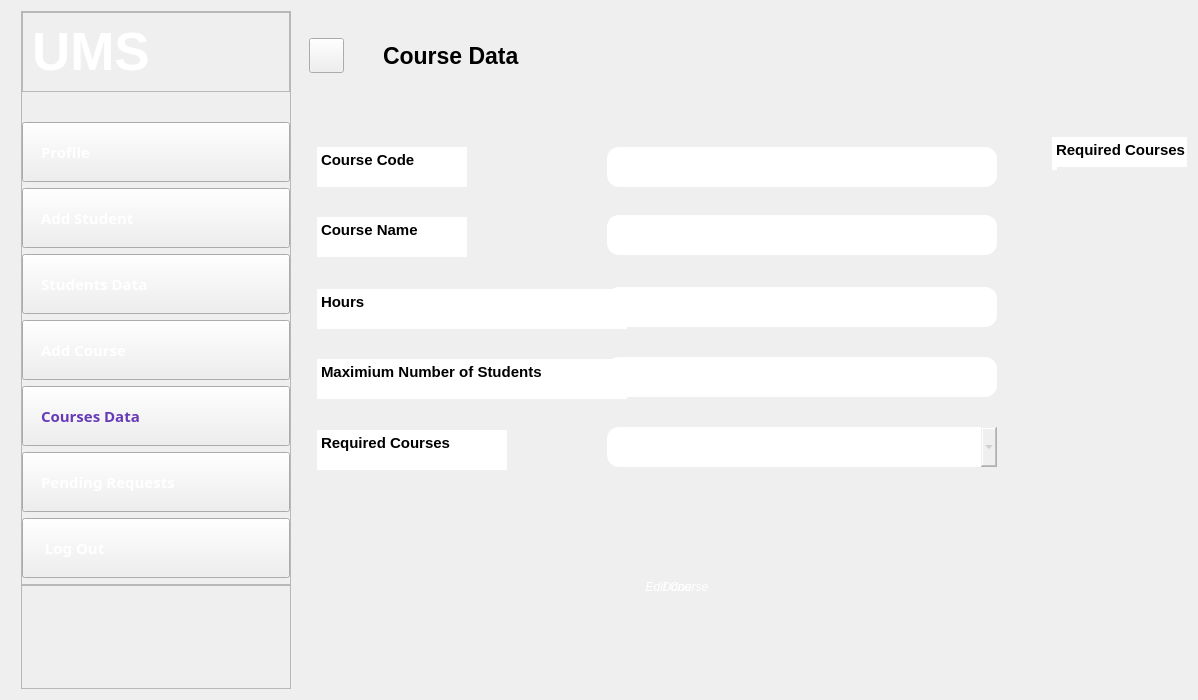
<?xml version="1.0" encoding="UTF-8"?>
<ui version="4.0">
 <class>Course_Data</class>
 <widget class="QDialog" name="Course_Data">
  <property name="geometry">
   <rect>
    <x>0</x>
    <y>0</y>
    <width>1198</width>
    <height>700</height>
   </rect>
  </property>
  <property name="minimumSize">
   <size>
    <width>1198</width>
    <height>700</height>
   </size>
  </property>
  <property name="maximumSize">
   <size>
    <width>1198</width>
    <height>700</height>
   </size>
  </property>
  <property name="windowTitle">
   <string>Dialog</string>
  </property>
  <property name="styleSheet">
   <string notr="true">border-image: url(white.png);</string>
  </property>
  <layout class="QHBoxLayout" name="horizontalLayout">
   <item>
    <widget class="QWidget" name="leftMenu" native="true">
     <property name="minimumSize">
      <size>
       <width>280</width>
       <height>0</height>
      </size>
     </property>
     <property name="maximumSize">
      <size>
       <width>270</width>
       <height>678</height>
      </size>
     </property>
     <property name="styleSheet">
      <string notr="true">border-image:url(&quot;22.png&quot;);</string>
     </property>
     <layout class="QVBoxLayout" name="verticalLayout_24">
      <property name="leftMargin">
       <number>10</number>
      </property>
      <property name="topMargin">
       <number>0</number>
      </property>
      <property name="rightMargin">
       <number>0</number>
      </property>
      <property name="bottomMargin">
       <number>0</number>
      </property>
      <item>
       <widget class="QFrame" name="frame_19">
        <property name="frameShape">
         <enum>QFrame::StyledPanel</enum>
        </property>
        <property name="frameShadow">
         <enum>QFrame::Raised</enum>
        </property>
        <layout class="QVBoxLayout" name="verticalLayout_25">
         <property name="leftMargin">
          <number>0</number>
         </property>
         <property name="topMargin">
          <number>0</number>
         </property>
         <property name="rightMargin">
          <number>0</number>
         </property>
         <property name="bottomMargin">
          <number>0</number>
         </property>
         <item alignment="Qt::AlignTop">
          <widget class="QFrame" name="frame_20">
           <property name="styleSheet">
            <string notr="true">border-image:url(&quot;C:/Users/Hema/Desktop/Project/22.png&quot;);</string>
           </property>
           <property name="frameShape">
            <enum>QFrame::StyledPanel</enum>
           </property>
           <property name="frameShadow">
            <enum>QFrame::Raised</enum>
           </property>
           <layout class="QHBoxLayout" name="horizontalLayout_17">
            <item>
             <widget class="QLabel" name="label_10">
              <property name="font">
               <font>
                <family>Tahoma</family>
                <pointsize>40</pointsize>
                <italic>false</italic>
                <bold>true</bold>
               </font>
              </property>
              <property name="styleSheet">
               <string notr="true">COLOR:rgb(255, 255, 255);
font: 700 40pt &quot;Tahoma&quot;;</string>
              </property>
              <property name="text">
               <string>UMS</string>
              </property>
             </widget>
            </item>
            <item>
             <widget class="QPushButton" name="pushButton_39">
              <property name="maximumSize">
               <size>
                <width>35</width>
                <height>35</height>
               </size>
              </property>
              <property name="cursor">
               <cursorShape>PointingHandCursor</cursorShape>
              </property>
              <property name="styleSheet">
               <string notr="true">border-image:url(close.png);
border-radius:17px;</string>
              </property>
              <property name="text">
               <string/>
              </property>
              <property name="iconSize">
               <size>
                <width>20</width>
                <height>20</height>
               </size>
              </property>
             </widget>
            </item>
           </layout>
          </widget>
         </item>
         <item>
          <widget class="QPushButton" name="pushButton_40">
           <property name="minimumSize">
            <size>
             <width>0</width>
             <height>0</height>
            </size>
           </property>
           <property name="font">
            <font>
             <family>Arial Black</family>
             <pointsize>11</pointsize>
             <italic>false</italic>
             <bold>true</bold>
            </font>
           </property>
           <property name="cursor">
            <cursorShape>PointingHandCursor</cursorShape>
           </property>
           <property name="styleSheet">
            <string notr="true">*{padding:18px;
text-align:left;
font: 900 11pt &quot;Arial Black&quot;;
color:rgb(255, 255, 255);
}

#pushButton_40::hover{
border-image: url(white.png);
color:rgb(103,58,183);
}</string>
           </property>
           <property name="text">
            <string>Profile</string>
           </property>
          </widget>
         </item>
         <item>
          <widget class="QPushButton" name="pushButton_41">
           <property name="font">
            <font>
             <family>Arial Black</family>
             <pointsize>11</pointsize>
             <italic>false</italic>
             <bold>true</bold>
            </font>
           </property>
           <property name="cursor">
            <cursorShape>PointingHandCursor</cursorShape>
           </property>
           <property name="styleSheet">
            <string notr="true">*{padding:18px;
text-align:left;
font: 900 11pt &quot;Arial Black&quot;;
color:rgb(255, 255, 255);
}

#pushButton_41::hover{
border-image: url(white.png);
color:rgb(103,58,183);
}</string>
           </property>
           <property name="text">
            <string>Add Student</string>
           </property>
          </widget>
         </item>
         <item>
          <widget class="QPushButton" name="pushButton_43">
           <property name="font">
            <font>
             <family>Arial Black</family>
             <pointsize>11</pointsize>
             <italic>false</italic>
             <bold>true</bold>
            </font>
           </property>
           <property name="cursor">
            <cursorShape>PointingHandCursor</cursorShape>
           </property>
           <property name="styleSheet">
            <string notr="true">*{padding:18px;
text-align:left;
font: 900 11pt &quot;Arial Black&quot;;
color:rgb(255, 255, 255);
}

#pushButton_43::hover{
border-image: url(white.png);
color:rgb(103,58,183);
}</string>
           </property>
           <property name="text">
            <string>Students Data</string>
           </property>
          </widget>
         </item>
         <item>
          <widget class="QPushButton" name="pushButton_42">
           <property name="font">
            <font>
             <family>Arial Black</family>
             <pointsize>11</pointsize>
             <italic>false</italic>
             <bold>true</bold>
            </font>
           </property>
           <property name="cursor">
            <cursorShape>PointingHandCursor</cursorShape>
           </property>
           <property name="styleSheet">
            <string notr="true">*{padding:18px;
text-align:left;
font: 900 11pt &quot;Arial Black&quot;;
color:rgb(255, 255, 255);
}

#pushButton_42::hover{
border-image: url(white.png);
color:rgb(103,58,183);
}</string>
           </property>
           <property name="text">
            <string>Add Course</string>
           </property>
          </widget>
         </item>
         <item>
          <widget class="QPushButton" name="pushButton_47">
           <property name="font">
            <font>
             <family>Arial Black</family>
             <pointsize>11</pointsize>
             <italic>false</italic>
             <bold>true</bold>
            </font>
           </property>
           <property name="cursor">
            <cursorShape>PointingHandCursor</cursorShape>
           </property>
           <property name="styleSheet">
            <string notr="true">border-image: url(white.png);
padding:18px;
font: 900 11pt &quot;Arial Black&quot;;
text-align:left;
color:rgb(103,58,183);</string>
           </property>
           <property name="text">
            <string>Courses Data</string>
           </property>
          </widget>
         </item>
         <item>
          <widget class="QPushButton" name="pushButton_46">
           <property name="font">
            <font>
             <family>Arial Black</family>
             <pointsize>11</pointsize>
             <italic>false</italic>
             <bold>true</bold>
            </font>
           </property>
           <property name="cursor">
            <cursorShape>PointingHandCursor</cursorShape>
           </property>
           <property name="styleSheet">
            <string notr="true">*{padding:18px;
text-align:left;
font: 900 11pt &quot;Arial Black&quot;;
color:rgb(255, 255, 255);
}

#pushButton_46::hover{
border-image: url(white.png);
color:rgb(103,58,183);
}</string>
           </property>
           <property name="text">
            <string>Pending Requests</string>
           </property>
          </widget>
         </item>
         <item>
          <widget class="QPushButton" name="pushButton_44">
           <property name="font">
            <font>
             <family>Arial Black</family>
             <pointsize>11</pointsize>
             <italic>false</italic>
             <bold>true</bold>
            </font>
           </property>
           <property name="cursor">
            <cursorShape>PointingHandCursor</cursorShape>
           </property>
           <property name="styleSheet">
            <string notr="true">*{padding:18px;
text-align:left;
font: 900 11pt &quot;Arial Black&quot;;
color:rgb(255, 255, 255);
}

#pushButton_44::hover{
border-image: url(white.png);
color:rgb(103,58,183);
}</string>
           </property>
           <property name="text">
            <string> Log Out</string>
           </property>
          </widget>
         </item>
         <item alignment="Qt::AlignTop">
          <widget class="QFrame" name="frame_21">
           <property name="sizePolicy">
            <sizepolicy hsizetype="Preferred" vsizetype="Expanding">
             <horstretch>0</horstretch>
             <verstretch>0</verstretch>
            </sizepolicy>
           </property>
           <property name="frameShape">
            <enum>QFrame::StyledPanel</enum>
           </property>
           <property name="frameShadow">
            <enum>QFrame::Raised</enum>
           </property>
           <layout class="QVBoxLayout" name="verticalLayout_26">
            <property name="spacing">
             <number>9</number>
            </property>
            <property name="leftMargin">
             <number>0</number>
            </property>
            <property name="topMargin">
             <number>0</number>
            </property>
            <property name="rightMargin">
             <number>0</number>
            </property>
            <property name="bottomMargin">
             <number>0</number>
            </property>
           </layout>
          </widget>
         </item>
        </layout>
       </widget>
      </item>
     </layout>
    </widget>
   </item>
   <item>
    <widget class="QWidget" name="mainBody" native="true">
     <property name="minimumSize">
      <size>
       <width>0</width>
       <height>0</height>
      </size>
     </property>
     <property name="styleSheet">
      <string notr="true"/>
     </property>
     <layout class="QVBoxLayout" name="verticalLayout_27">
      <property name="leftMargin">
       <number>0</number>
      </property>
      <property name="topMargin">
       <number>0</number>
      </property>
      <property name="rightMargin">
       <number>0</number>
      </property>
      <property name="bottomMargin">
       <number>0</number>
      </property>
      <item>
       <widget class="QWidget" name="HeaderFrame_6" native="true">
        <property name="maximumSize">
         <size>
          <width>16777215</width>
          <height>90</height>
         </size>
        </property>
        <layout class="QHBoxLayout" name="horizontalLayout_18">
         <property name="leftMargin">
          <number>0</number>
         </property>
         <property name="topMargin">
          <number>0</number>
         </property>
         <property name="rightMargin">
          <number>0</number>
         </property>
         <property name="bottomMargin">
          <number>0</number>
         </property>
         <item>
          <widget class="QWidget" name="widget_11" native="true">
           <property name="maximumSize">
            <size>
             <width>80</width>
             <height>16777215</height>
            </size>
           </property>
           <layout class="QHBoxLayout" name="horizontalLayout_19">
            <property name="spacing">
             <number>0</number>
            </property>
            <property name="leftMargin">
             <number>0</number>
            </property>
            <property name="topMargin">
             <number>0</number>
            </property>
            <property name="rightMargin">
             <number>20</number>
            </property>
            <property name="bottomMargin">
             <number>0</number>
            </property>
            <item>
             <widget class="QPushButton" name="pushButton_45">
              <property name="minimumSize">
               <size>
                <width>10</width>
                <height>20</height>
               </size>
              </property>
              <property name="maximumSize">
               <size>
                <width>35</width>
                <height>35</height>
               </size>
              </property>
              <property name="cursor">
               <cursorShape>PointingHandCursor</cursorShape>
              </property>
              <property name="styleSheet">
               <string notr="true">border-image:url(menubutton.jpg);</string>
              </property>
              <property name="text">
               <string/>
              </property>
             </widget>
            </item>
           </layout>
          </widget>
         </item>
         <item>
          <widget class="QLabel" name="label_7">
           <property name="font">
            <font>
             <family>Segoe UI</family>
             <pointsize>17</pointsize>
             <italic>false</italic>
             <bold>true</bold>
            </font>
           </property>
           <property name="styleSheet">
            <string notr="true">*{
	font: 700 17pt &quot;Segoe UI&quot;;
color: rgb(0, 0, 0);
}</string>
           </property>
           <property name="text">
            <string>Course Data</string>
           </property>
          </widget>
         </item>
         <item>
          <widget class="QWidget" name="widget_12" native="true"/>
         </item>
        </layout>
       </widget>
      </item>
      <item>
       <widget class="QWidget" name="mainFrame_6" native="true">
        <property name="minimumSize">
         <size>
          <width>0</width>
          <height>0</height>
         </size>
        </property>
        <property name="font">
         <font>
          <italic>true</italic>
         </font>
        </property>
        <property name="styleSheet">
         <string notr="true">border-image: url(white.png);</string>
        </property>
        <widget class="QLineEdit" name="Hours">
         <property name="enabled">
          <bool>false</bool>
         </property>
         <property name="geometry">
          <rect>
           <x>310</x>
           <y>180</y>
           <width>390</width>
           <height>40</height>
          </rect>
         </property>
         <property name="focusPolicy">
          <enum>Qt::StrongFocus</enum>
         </property>
         <property name="contextMenuPolicy">
          <enum>Qt::PreventContextMenu</enum>
         </property>
         <property name="styleSheet">
          <string notr="true">*{
border-image: url(textfield.png);
border-radius: 12px;font: 12pt &quot;Segoe UI&quot;;
}</string>
         </property>
         <property name="inputMask">
          <string/>
         </property>
         <property name="text">
          <string/>
         </property>
         <property name="frame">
          <bool>true</bool>
         </property>
         <property name="echoMode">
          <enum>QLineEdit::Normal</enum>
         </property>
         <property name="alignment">
          <set>Qt::AlignLeading|Qt::AlignLeft|Qt::AlignVCenter</set>
         </property>
         <property name="placeholderText">
          <string/>
         </property>
         <property name="cursorMoveStyle">
          <enum>Qt::LogicalMoveStyle</enum>
         </property>
         <property name="clearButtonEnabled">
          <bool>false</bool>
         </property>
        </widget>
        <widget class="QLineEdit" name="Name">
         <property name="enabled">
          <bool>false</bool>
         </property>
         <property name="geometry">
          <rect>
           <x>310</x>
           <y>108</y>
           <width>390</width>
           <height>40</height>
          </rect>
         </property>
         <property name="focusPolicy">
          <enum>Qt::StrongFocus</enum>
         </property>
         <property name="contextMenuPolicy">
          <enum>Qt::PreventContextMenu</enum>
         </property>
         <property name="styleSheet">
          <string notr="true">*{
border-image: url(textfield.png);
border-radius: 12px;font: 12pt &quot;Segoe UI&quot;;
}</string>
         </property>
         <property name="inputMask">
          <string/>
         </property>
         <property name="text">
          <string/>
         </property>
         <property name="frame">
          <bool>true</bool>
         </property>
         <property name="echoMode">
          <enum>QLineEdit::Normal</enum>
         </property>
         <property name="alignment">
          <set>Qt::AlignLeading|Qt::AlignLeft|Qt::AlignVCenter</set>
         </property>
         <property name="placeholderText">
          <string/>
         </property>
         <property name="cursorMoveStyle">
          <enum>Qt::LogicalMoveStyle</enum>
         </property>
         <property name="clearButtonEnabled">
          <bool>false</bool>
         </property>
        </widget>
        <widget class="QTextEdit" name="id">
         <property name="enabled">
          <bool>false</bool>
         </property>
         <property name="geometry">
          <rect>
           <x>20</x>
           <y>40</y>
           <width>150</width>
           <height>40</height>
          </rect>
         </property>
         <property name="styleSheet">
          <string notr="true">color: rgb(0, 0, 0);
background-color: qlineargradient(spread:pad, x1:0, y1:0, x2:1, y2:1, stop:0 rgba(255, 255, 255, 255), stop:1 rgba(255, 255, 255, 255));</string>
         </property>
         <property name="frameShape">
          <enum>QFrame::NoFrame</enum>
         </property>
         <property name="html">
          <string>&lt;!DOCTYPE HTML PUBLIC &quot;-//W3C//DTD HTML 4.0//EN&quot; &quot;http://www.w3.org/TR/REC-html40/strict.dtd&quot;&gt;
&lt;html&gt;&lt;head&gt;&lt;meta name=&quot;qrichtext&quot; content=&quot;1&quot; /&gt;&lt;meta charset=&quot;utf-8&quot; /&gt;&lt;style type=&quot;text/css&quot;&gt;
p, li { white-space: pre-wrap; }
hr { height: 1px; border-width: 0; }
&lt;/style&gt;&lt;/head&gt;&lt;body style=&quot; font-family:'Segoe UI'; font-size:9pt; font-weight:400; font-style:normal;&quot;&gt;
&lt;p style=&quot; margin-top:0px; margin-bottom:0px; margin-left:0px; margin-right:0px; -qt-block-indent:0; text-indent:0px;&quot;&gt;&lt;span style=&quot; font-size:11pt; font-weight:696;&quot;&gt;Course Code&lt;/span&gt;&lt;/p&gt;&lt;/body&gt;&lt;/html&gt;</string>
         </property>
        </widget>
        <widget class="QLineEdit" name="ID">
         <property name="enabled">
          <bool>true</bool>
         </property>
         <property name="geometry">
          <rect>
           <x>310</x>
           <y>40</y>
           <width>390</width>
           <height>40</height>
          </rect>
         </property>
         <property name="focusPolicy">
          <enum>Qt::StrongFocus</enum>
         </property>
         <property name="contextMenuPolicy">
          <enum>Qt::PreventContextMenu</enum>
         </property>
         <property name="styleSheet">
          <string notr="true">*{
border-image: url(textfield.png);
border-radius: 12px;font: 12pt &quot;Segoe UI&quot;;
}</string>
         </property>
         <property name="inputMask">
          <string/>
         </property>
         <property name="text">
          <string/>
         </property>
         <property name="frame">
          <bool>true</bool>
         </property>
         <property name="echoMode">
          <enum>QLineEdit::Normal</enum>
         </property>
         <property name="alignment">
          <set>Qt::AlignLeading|Qt::AlignLeft|Qt::AlignVCenter</set>
         </property>
         <property name="placeholderText">
          <string/>
         </property>
         <property name="cursorMoveStyle">
          <enum>Qt::LogicalMoveStyle</enum>
         </property>
         <property name="clearButtonEnabled">
          <bool>false</bool>
         </property>
        </widget>
        <widget class="QLineEdit" name="MaxNum">
         <property name="enabled">
          <bool>false</bool>
         </property>
         <property name="geometry">
          <rect>
           <x>310</x>
           <y>250</y>
           <width>390</width>
           <height>40</height>
          </rect>
         </property>
         <property name="focusPolicy">
          <enum>Qt::StrongFocus</enum>
         </property>
         <property name="contextMenuPolicy">
          <enum>Qt::PreventContextMenu</enum>
         </property>
         <property name="styleSheet">
          <string notr="true">*{
border-image: url(textfield.png);
border-radius: 12px;font: 12pt &quot;Segoe UI&quot;;
}</string>
         </property>
         <property name="inputMask">
          <string/>
         </property>
         <property name="text">
          <string/>
         </property>
         <property name="frame">
          <bool>true</bool>
         </property>
         <property name="echoMode">
          <enum>QLineEdit::Normal</enum>
         </property>
         <property name="alignment">
          <set>Qt::AlignLeading|Qt::AlignLeft|Qt::AlignVCenter</set>
         </property>
         <property name="placeholderText">
          <string/>
         </property>
         <property name="cursorMoveStyle">
          <enum>Qt::LogicalMoveStyle</enum>
         </property>
         <property name="clearButtonEnabled">
          <bool>false</bool>
         </property>
        </widget>
        <widget class="QTextEdit" name="name">
         <property name="enabled">
          <bool>false</bool>
         </property>
         <property name="geometry">
          <rect>
           <x>20</x>
           <y>110</y>
           <width>150</width>
           <height>40</height>
          </rect>
         </property>
         <property name="styleSheet">
          <string notr="true">background-color: qlineargradient(spread:pad, x1:0, y1:0, x2:1, y2:1, stop:0 rgba(255, 255, 255, 255), stop:1 rgba(255, 255, 255, 255));
color: rgb(0, 0, 0);</string>
         </property>
         <property name="frameShape">
          <enum>QFrame::NoFrame</enum>
         </property>
         <property name="frameShadow">
          <enum>QFrame::Sunken</enum>
         </property>
         <property name="html">
          <string>&lt;!DOCTYPE HTML PUBLIC &quot;-//W3C//DTD HTML 4.0//EN&quot; &quot;http://www.w3.org/TR/REC-html40/strict.dtd&quot;&gt;
&lt;html&gt;&lt;head&gt;&lt;meta name=&quot;qrichtext&quot; content=&quot;1&quot; /&gt;&lt;meta charset=&quot;utf-8&quot; /&gt;&lt;style type=&quot;text/css&quot;&gt;
p, li { white-space: pre-wrap; }
hr { height: 1px; border-width: 0; }
&lt;/style&gt;&lt;/head&gt;&lt;body style=&quot; font-family:'Segoe UI'; font-size:9pt; font-weight:400; font-style:normal;&quot;&gt;
&lt;p style=&quot; margin-top:0px; margin-bottom:0px; margin-left:0px; margin-right:0px; -qt-block-indent:0; text-indent:0px;&quot;&gt;&lt;span style=&quot; font-size:11pt; font-weight:696;&quot;&gt;Course Name&lt;/span&gt;&lt;/p&gt;&lt;/body&gt;&lt;/html&gt;</string>
         </property>
        </widget>
        <widget class="QTextEdit" name="requiredcourses">
         <property name="enabled">
          <bool>false</bool>
         </property>
         <property name="geometry">
          <rect>
           <x>20</x>
           <y>323</y>
           <width>190</width>
           <height>40</height>
          </rect>
         </property>
         <property name="styleSheet">
          <string notr="true">color: rgb(0, 0, 0);
background-color: qlineargradient(spread:pad, x1:0, y1:0, x2:1, y2:1, stop:0 rgba(255, 255, 255, 255), stop:1 rgba(255, 255, 255, 255));</string>
         </property>
         <property name="frameShape">
          <enum>QFrame::NoFrame</enum>
         </property>
         <property name="html">
          <string>&lt;!DOCTYPE HTML PUBLIC &quot;-//W3C//DTD HTML 4.0//EN&quot; &quot;http://www.w3.org/TR/REC-html40/strict.dtd&quot;&gt;
&lt;html&gt;&lt;head&gt;&lt;meta name=&quot;qrichtext&quot; content=&quot;1&quot; /&gt;&lt;meta charset=&quot;utf-8&quot; /&gt;&lt;style type=&quot;text/css&quot;&gt;
p, li { white-space: pre-wrap; }
hr { height: 1px; border-width: 0; }
&lt;/style&gt;&lt;/head&gt;&lt;body style=&quot; font-family:'Segoe UI'; font-size:9pt; font-weight:400; font-style:normal;&quot;&gt;
&lt;p style=&quot; margin-top:0px; margin-bottom:0px; margin-left:0px; margin-right:0px; -qt-block-indent:0; text-indent:0px;&quot;&gt;&lt;span style=&quot; font-size:11pt; font-weight:696;&quot;&gt;Required Courses&lt;/span&gt;&lt;/p&gt;&lt;/body&gt;&lt;/html&gt;</string>
         </property>
        </widget>
        <widget class="QTextEdit" name="hours">
         <property name="enabled">
          <bool>false</bool>
         </property>
         <property name="geometry">
          <rect>
           <x>20</x>
           <y>182</y>
           <width>310</width>
           <height>40</height>
          </rect>
         </property>
         <property name="styleSheet">
          <string notr="true">color: rgb(0, 0, 0);
background-color: qlineargradient(spread:pad, x1:0, y1:0, x2:1, y2:1, stop:0 rgba(255, 255, 255, 255), stop:1 rgba(255, 255, 255, 255));</string>
         </property>
         <property name="frameShape">
          <enum>QFrame::NoFrame</enum>
         </property>
         <property name="html">
          <string>&lt;!DOCTYPE HTML PUBLIC &quot;-//W3C//DTD HTML 4.0//EN&quot; &quot;http://www.w3.org/TR/REC-html40/strict.dtd&quot;&gt;
&lt;html&gt;&lt;head&gt;&lt;meta name=&quot;qrichtext&quot; content=&quot;1&quot; /&gt;&lt;meta charset=&quot;utf-8&quot; /&gt;&lt;style type=&quot;text/css&quot;&gt;
p, li { white-space: pre-wrap; }
hr { height: 1px; border-width: 0; }
&lt;/style&gt;&lt;/head&gt;&lt;body style=&quot; font-family:'Segoe UI'; font-size:9pt; font-weight:400; font-style:normal;&quot;&gt;
&lt;p style=&quot; margin-top:0px; margin-bottom:0px; margin-left:0px; margin-right:0px; -qt-block-indent:0; text-indent:0px;&quot;&gt;&lt;span style=&quot; font-size:11pt; font-weight:696;&quot;&gt;Hours&lt;/span&gt;&lt;/p&gt;&lt;/body&gt;&lt;/html&gt;</string>
         </property>
        </widget>
        <widget class="QTextEdit" name="maxnum">
         <property name="enabled">
          <bool>false</bool>
         </property>
         <property name="geometry">
          <rect>
           <x>20</x>
           <y>252</y>
           <width>310</width>
           <height>40</height>
          </rect>
         </property>
         <property name="styleSheet">
          <string notr="true">color: rgb(0, 0, 0);
background-color: qlineargradient(spread:pad, x1:0, y1:0, x2:1, y2:1, stop:0 rgba(255, 255, 255, 255), stop:1 rgba(255, 255, 255, 255));</string>
         </property>
         <property name="frameShape">
          <enum>QFrame::NoFrame</enum>
         </property>
         <property name="html">
          <string>&lt;!DOCTYPE HTML PUBLIC &quot;-//W3C//DTD HTML 4.0//EN&quot; &quot;http://www.w3.org/TR/REC-html40/strict.dtd&quot;&gt;
&lt;html&gt;&lt;head&gt;&lt;meta name=&quot;qrichtext&quot; content=&quot;1&quot; /&gt;&lt;meta charset=&quot;utf-8&quot; /&gt;&lt;style type=&quot;text/css&quot;&gt;
p, li { white-space: pre-wrap; }
hr { height: 1px; border-width: 0; }
&lt;/style&gt;&lt;/head&gt;&lt;body style=&quot; font-family:'Segoe UI'; font-size:9pt; font-weight:400; font-style:normal;&quot;&gt;
&lt;p style=&quot; margin-top:0px; margin-bottom:0px; margin-left:0px; margin-right:0px; -qt-block-indent:0; text-indent:0px;&quot;&gt;&lt;span style=&quot; font-size:11pt; font-weight:696;&quot;&gt;Maximium Number of Students &lt;/span&gt;&lt;/p&gt;&lt;/body&gt;&lt;/html&gt;</string>
         </property>
        </widget>
        <widget class="QComboBox" name="RequiredCourses">
         <property name="enabled">
          <bool>false</bool>
         </property>
         <property name="geometry">
          <rect>
           <x>310</x>
           <y>320</y>
           <width>390</width>
           <height>40</height>
          </rect>
         </property>
         <property name="styleSheet">
          <string notr="true">*{
border-image: url(textfield.png);
border-radius: 12px;font: 12pt &quot;Segoe UI&quot;;
}</string>
         </property>
         <property name="editable">
          <bool>false</bool>
         </property>
         <property name="insertPolicy">
          <enum>QComboBox::InsertAtBottom</enum>
         </property>
         <property name="placeholderText">
          <string/>
         </property>
         <property name="duplicatesEnabled">
          <bool>false</bool>
         </property>
         <property name="frame">
          <bool>true</bool>
         </property>
        </widget>
        <widget class="QPushButton" name="Edit">
         <property name="geometry">
          <rect>
           <x>300</x>
           <y>460</y>
           <width>160</width>
           <height>40</height>
          </rect>
         </property>
         <property name="cursor">
          <cursorShape>PointingHandCursor</cursorShape>
         </property>
         <property name="styleSheet">
          <string notr="true">*{
border-radius: 15px;
border-image:url(&quot;22.png&quot;);

color:rgb(255, 255, 255);
font: 600 10pt &quot;Segoe UI&quot;;
}

#Edit::hover{
border-image:url(&quot;buttom.png&quot;);

}</string>
         </property>
         <property name="text">
          <string>Edit Course</string>
         </property>
        </widget>
        <widget class="QPushButton" name="Done">
         <property name="geometry">
          <rect>
           <x>310</x>
           <y>460</y>
           <width>140</width>
           <height>40</height>
          </rect>
         </property>
         <property name="cursor">
          <cursorShape>PointingHandCursor</cursorShape>
         </property>
         <property name="styleSheet">
          <string notr="true">*{
border-radius: 15px;
border-image:url(&quot;22.png&quot;);

color:rgb(255, 255, 255);
font: 600 10pt &quot;Segoe UI&quot;;
}

#Done::hover{
border-image:url(&quot;buttom.png&quot;);

}</string>
         </property>
         <property name="text">
          <string>Done</string>
         </property>
        </widget>
        <widget class="QTextEdit" name="textEdit_14">
         <property name="enabled">
          <bool>false</bool>
         </property>
         <property name="geometry">
          <rect>
           <x>755</x>
           <y>30</y>
           <width>480</width>
           <height>33</height>
          </rect>
         </property>
         <property name="maximumSize">
          <size>
           <width>16777215</width>
           <height>33</height>
          </size>
         </property>
         <property name="styleSheet">
          <string notr="true">color: rgb(0, 0, 0);
background-color: qlineargradient(spread:pad, x1:0, y1:0, x2:1, y2:1, stop:0 rgba(255, 255, 255, 255), stop:1 rgba(255, 255, 255, 255));</string>
         </property>
         <property name="frameShape">
          <enum>QFrame::NoFrame</enum>
         </property>
         <property name="html">
          <string>&lt;!DOCTYPE HTML PUBLIC &quot;-//W3C//DTD HTML 4.0//EN&quot; &quot;http://www.w3.org/TR/REC-html40/strict.dtd&quot;&gt;
&lt;html&gt;&lt;head&gt;&lt;meta name=&quot;qrichtext&quot; content=&quot;1&quot; /&gt;&lt;meta charset=&quot;utf-8&quot; /&gt;&lt;style type=&quot;text/css&quot;&gt;
p, li { white-space: pre-wrap; }
hr { height: 1px; border-width: 0; }
&lt;/style&gt;&lt;/head&gt;&lt;body style=&quot; font-family:'Segoe UI'; font-size:9pt; font-weight:400; font-style:normal;&quot;&gt;
&lt;p style=&quot; margin-top:0px; margin-bottom:0px; margin-left:0px; margin-right:0px; -qt-block-indent:0; text-indent:0px;&quot;&gt;&lt;span style=&quot; font-size:11pt; font-weight:696;&quot;&gt;Required Courses&lt;/span&gt;&lt;/p&gt;&lt;/body&gt;&lt;/html&gt;</string>
         </property>
        </widget>
        <widget class="QScrollArea" name="scrollArea">
         <property name="geometry">
          <rect>
           <x>760</x>
           <y>60</y>
           <width>400</width>
           <height>320</height>
          </rect>
         </property>
         <property name="minimumSize">
          <size>
           <width>250</width>
           <height>100</height>
          </size>
         </property>
         <property name="styleSheet">
          <string notr="true">*{border-radius: 23px;
border-image: url(textfield.png);
}</string>
         </property>
         <property name="widgetResizable">
          <bool>true</bool>
         </property>
         <widget class="QWidget" name="scrollAreaWidgetContents_3">
          <property name="geometry">
           <rect>
            <x>0</x>
            <y>0</y>
            <width>400</width>
            <height>320</height>
           </rect>
          </property>
          <layout class="QVBoxLayout" name="verticalLayout_3">
           <item>
            <spacer name="verticalSpacer_3">
             <property name="orientation">
              <enum>Qt::Vertical</enum>
             </property>
             <property name="sizeHint" stdset="0">
              <size>
               <width>20</width>
               <height>295</height>
              </size>
             </property>
            </spacer>
           </item>
          </layout>
         </widget>
        </widget>
        <zorder>Name</zorder>
        <zorder>id</zorder>
        <zorder>ID</zorder>
        <zorder>name</zorder>
        <zorder>requiredcourses</zorder>
        <zorder>hours</zorder>
        <zorder>maxnum</zorder>
        <zorder>RequiredCourses</zorder>
        <zorder>Hours</zorder>
        <zorder>MaxNum</zorder>
        <zorder>Edit</zorder>
        <zorder>Done</zorder>
        <zorder>textEdit_14</zorder>
        <zorder>scrollArea</zorder>
       </widget>
      </item>
     </layout>
    </widget>
   </item>
  </layout>
 </widget>
 <resources/>
 <connections/>
</ui>
